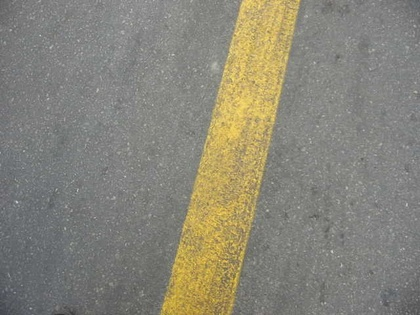
%> input picture VisualC++_MATLAB图像处理与识别实用案例精选/chap9/RoadG2.jpg, 420 x 315 px, shrunk from 640 x 480 before the run
$ octave P0902.m   (GNU Octave 9; MATLAB toolbox functions it lacks are replaced by stand-ins)
%> lines starting %> are read from the running program, lines starting %| are printed output that depends on the picture; in (x1, y1, x2, y2) boxes, pixels count from 0 and x2, y2 are one past the last pixel; in counts of white or black regions, pixels touching at a corner belong together; the program's own positions count from 1
I=imread('RoadG2.jpg');
%> I is the input picture: size 315x420x3 uint8; mean R, G, B 136.2, 133.3, 120.4
I1=I(:,:,1);
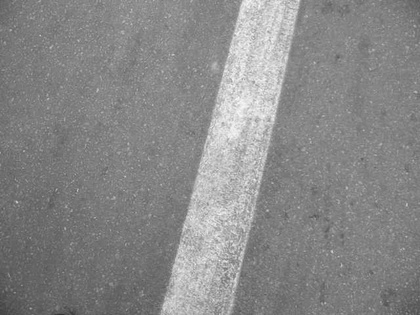
%> I1: size 315x420 uint8; min 51, max 252, mean 136.2
I2=I(:,:,2);
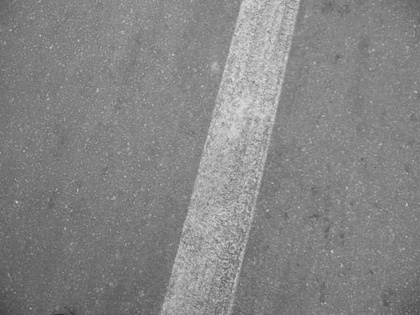
%> I2: size 315x420 uint8; min 51, max 224, mean 133.3
I3=I(:,:,3);
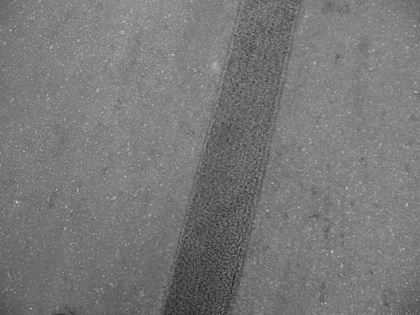
%> I3: size 315x420 uint8; min 27, max 209, mean 120.4

[y,x,z]=size(I);
%> y = 315; x = 420; z = 3


d1=zeros(y,x);
d2=d1;
myI=double(I);
I0=zeros(y,x);
for i=1:x
    for j=1:y
        d1(j,i)=sqrt((myI(j,i,1)-105)^2+(myI(j,i,2)-110)^2+(myI(j,i,3)-110)^2);   % Euler距离计算
        d2(j,i)=sqrt((myI(j,i,1)-200)^2+(myI(j,i,2)-160)^2+(myI(j,i,3)-0)^2);
        if (d1(j,i)>=d2(j,i))
             I0(j,i)=1;          % 颜色聚类
        end
    end
end
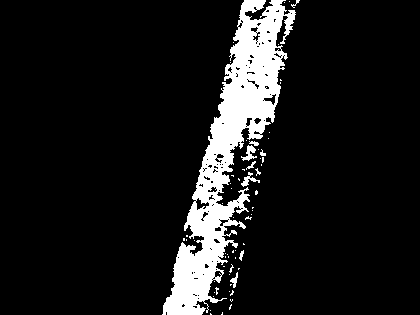
%> I0: size 315x420 double; values 0 (black) and 1 (white), 10.2% white; 64 white regions (55 under 20 px), largest, box (x1, y1, x2, y2) and area: (162, 0, 296, 315) 12928, (241, 145, 257, 161) 114, (241, 172, 260, 187) 96
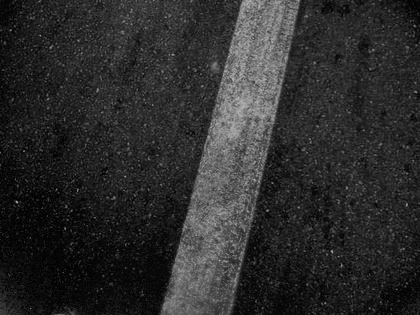
%> d1: size 315x420 double; min 1, max 186.4, mean 44.8
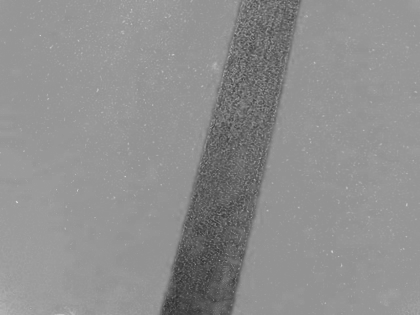
%> d2: size 315x420 double; min 48.47, max 213.6, mean 142.8
J=I0;
tic
SE=strel('rectangle', [20 15]);      %  形态学“闭”运算
IM=imclose(J,SE);
%> IM: size 315x420 double; values 0 (black) and 1 (white), 14.4% white; 1 white region, box (x1, y1, x2, y2) and area: (162, 0, 300, 315) 19003
t=toc

figure(1);imshow(I);
figure(2);subplot(1,3,1);imhist(I1);title('R');
subplot(1,3,2);imhist(I2);title('G');
subplot(1,3,3);imhist(I3);title('B');
%> after `title('B')`:
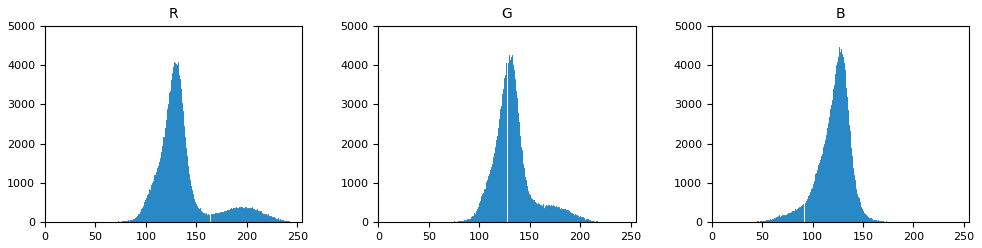
%> figure redrawn from the program's plot data, 3 panels; panel 1: highest point at x = 132, y = 4072; panel 2: highest point at x = 132, y = 4272; panel 3: highest point at x = 126, y = 4452
figure(4);imshow(I0);
figure,imshow(IM);
